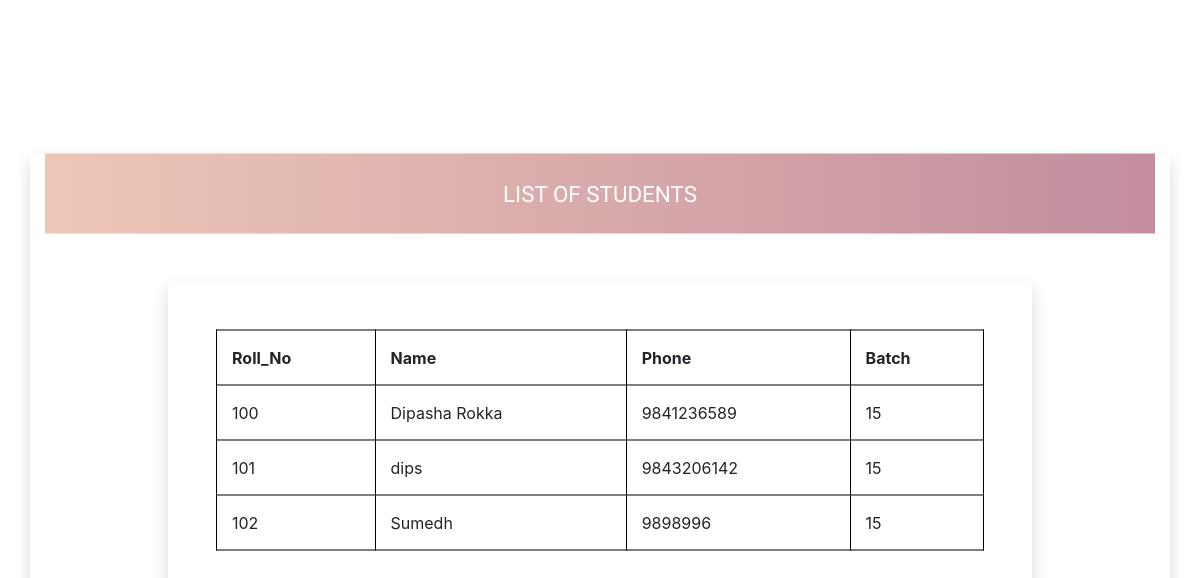
Page /listofstudents.php on the committed database.
### tables this page shows
CREATE TABLE IF NOT EXISTS `student` (
  `s_roll` varchar(100) NOT NULL,
  `s_name` varchar(50) NOT NULL,
  `s_phone` varchar(50) NOT NULL,
  `s_batch` int(11) NOT NULL,
  `email` varchar(100) NOT NULL,
  `pass` varchar(100) NOT NULL
);

### listofstudents.php (the view, shortened to what this page needs)
<!DOCTYPE html>
<html>
<head>
	<link rel="stylesheet" type="text/css" href="style.css">
	<?php  include 'links.php' ?>
</head>
<body>
	<header>
	<div class="container center-div shadow">
	<div class="heading mb-5 text-center text-uppercase text-white">List Of Students</div>
	<div class="container  d-flex flex-row justify-content-center mb-5" style="height: 80%;">
		<div class="admin-form shadow p-5" style="height: 100%; width: 80%;">
			<table style="width: 100%;">
			   <tr><th>Roll_No</th>
			   <th>Name</th>
			   <th>Phone</th>
			   <th>Batch</th>
		</tr>
		<?php
			$con = mysqli_connect('localhost', 'root','','result');
				$sql = "SELECT *FROM student";
				$res = mysqli_query($con, $sql);
				if(mysqli_num_rows($res)>0)
				{
					while ($row=mysqli_fetch_assoc($res)) {
					echo "<tr><td>".$row["s_roll"]."</td><td>"
					.$row["s_name"]."</td><td>"
					.$row["s_phone"]."</td><td>"
					.$row["s_batch"]."</td></tr>";
	}
}
else{
	echo "No record Found";
}
?>
</table>
</div></div></div>
</header>
</body>
</html>

### style.css (style rules this page uses)
* { padding: 0; margin: 0; }
.center-div { position: absolute; top: 50%; left: 50%; transform: translate(-50%, -50%); width: 40%; }
.heading { width: 100%; line-height: 80px; font-size: 1.4rem; background: -webkit-linear-gradient(left, #EDC7B7, #C38D9E); font-family: 'Gupter', serif; }

### listofstudents.php (style rules this page uses)
table, th, td { border: 1px solid black; border-collapse: collapse; }
th, td { padding: 15px; text-align: left; }

### rows in the picture
student: s_roll "100", s_name "Dipasha Rokka", s_phone "9841236589", s_batch "15"
student: s_roll "101", s_name "dips", s_phone "9843206142", s_batch "15"
student: s_roll "102", s_name "Sumedh", s_phone "9898996", s_batch "15"
